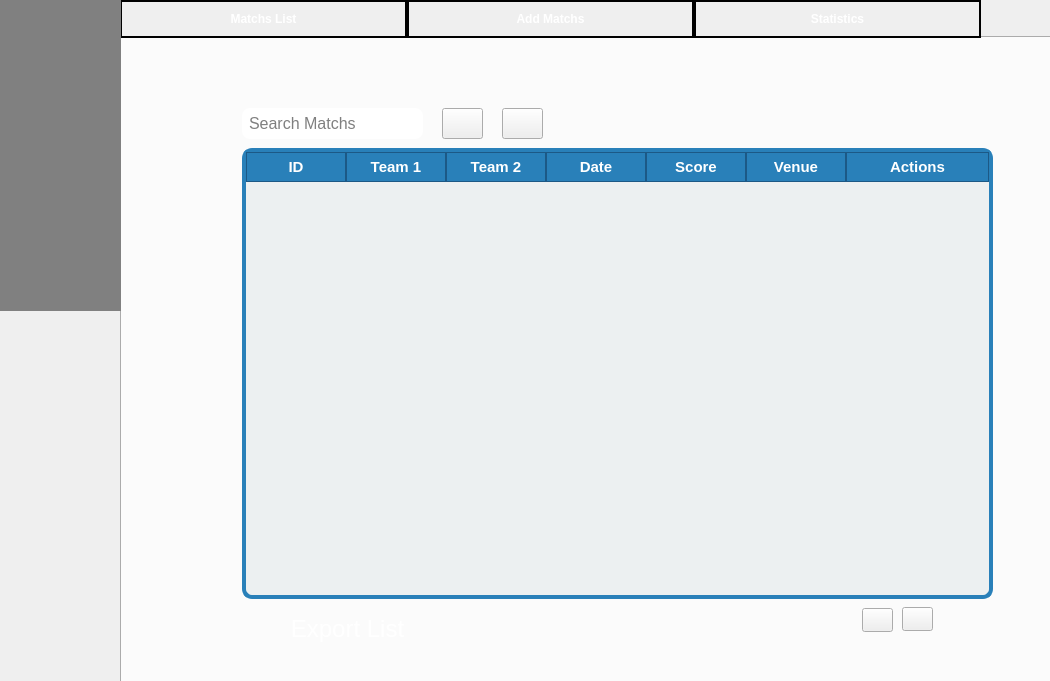
<?xml version="1.0" encoding="UTF-8"?>
<ui version="4.0">
 <class>matchPage</class>
 <widget class="QWidget" name="matchPage">
  <property name="geometry">
   <rect>
    <x>0</x>
    <y>0</y>
    <width>1050</width>
    <height>681</height>
   </rect>
  </property>
  <property name="windowTitle">
   <string>Form</string>
  </property>
  <layout class="QHBoxLayout" name="horizontalLayout" stretch="0">
   <property name="spacing">
    <number>0</number>
   </property>
   <property name="leftMargin">
    <number>0</number>
   </property>
   <property name="topMargin">
    <number>0</number>
   </property>
   <property name="rightMargin">
    <number>0</number>
   </property>
   <property name="bottomMargin">
    <number>0</number>
   </property>
   <item>
    <widget class="QWidget" name="contentArea" native="true">
     <property name="sizePolicy">
      <sizepolicy hsizetype="Expanding" vsizetype="Expanding">
       <horstretch>0</horstretch>
       <verstretch>0</verstretch>
      </sizepolicy>
     </property>
     <property name="styleSheet">
      <string notr="true">background-color: qlineargradient(spread:pad, 
                                x1:0, y1:0, x2:0, y2:1, 
                                stop:0 rgba(6, 6, 6, 255), 
                                stop:0.41 rgba(56, 50, 52, 255), 
                                stop:1 rgba(34, 33, 33, 255));;
</string>
     </property>
     <widget class="QTabWidget" name="tabWidget">
      <property name="geometry">
       <rect>
        <x>120</x>
        <y>0</y>
        <width>941</width>
        <height>691</height>
       </rect>
      </property>
      <property name="font">
       <font>
        <bold>true</bold>
       </font>
      </property>
      <property name="cursor">
       <cursorShape>PointingHandCursor</cursorShape>
      </property>
      <property name="styleSheet">
       <string notr="true">QTabBar::tab {
    background: qlineargradient(spread:pad, 
                            x1:0, y1:0, x2:1, y2:1, 
                            stop:0 rgba(255, 0, 0, 255), 
                            stop:0.41 rgba(195, 22, 58, 255), 
                            stop:1 rgba(255, 117, 0, 255));;  ;  
    color: white;
    border: 2px solid black;
    padding: 10px;
	width: 263%
	
   
}


QTabBar::tab:selected {
    background:qlineargradient(spread:pad, 
                            x1:0, y1:0, x2:1, y2:1, 
                            stop:0 rgba(0, 213, 246, 255), 
                            stop:0.18 rgba(100, 100, 138, 255), 
                            stop:1 rgba(0, 212, 255, 255));;
    color: white;
    font-weight: bold;
}

QTabBar::tab:hover {
    background: lightblue;
    color: black;
}

</string>
      </property>
      <property name="currentIndex">
       <number>0</number>
      </property>
      <widget class="QWidget" name="tab">
       <attribute name="title">
        <string>Matchs List</string>
       </attribute>
       <widget class="QLineEdit" name="searchMatchsInput">
        <property name="geometry">
         <rect>
          <x>120</x>
          <y>70</y>
          <width>181</width>
          <height>31</height>
         </rect>
        </property>
        <property name="font">
         <font>
          <family>Arial</family>
          <pointsize>-1</pointsize>
         </font>
        </property>
        <property name="styleSheet">
         <string notr="true">QLineEdit {
    background-color: white;
    border: 2px solid qlineargradient(x1: 0, y1: 0, x2: 1, y2: 1, 
                                stop: 0 rgba(255, 255, 255, 255), 
                                stop: 1 rgba(240, 240, 240, 255));;
    border-radius: 8px;
    padding: 5px;
    color: black;
    font-size: 16px;
}

/* Hover effect */
QLineEdit:hover {
    border-color: #ff3347;
}

/* Focus effect */
QLineEdit:focus {
    border-color: #ff0004;
    box-shadow: none; /* Qt stylesheets do not support box-shadow */
}
</string>
        </property>
        <property name="placeholderText">
         <string>Search Matchs</string>
        </property>
       </widget>
       <widget class="QPushButton" name="searchButton">
        <property name="geometry">
         <rect>
          <x>320</x>
          <y>70</y>
          <width>41</width>
          <height>31</height>
         </rect>
        </property>
        <property name="cursor">
         <cursorShape>PointingHandCursor</cursorShape>
        </property>
        <property name="styleSheet">
         <string notr="true">QPushButton {
background-color:qlineargradient(spread:pad, 
                            x1:0, y1:0, x2:1, y2:1, 
                            stop:0 rgba(255, 0, 0, 255), 
                            stop:0.41 rgba(195, 22, 58, 255), 
                            stop:1 rgba(255, 117, 0, 255));;  ;  

}
QPushButton:hover {
    background-color: qlineargradient(x1: 0.25, y1: 0, x2: 0.75, y2: 1, 
                            stop: 0 rgba(0, 255, 254, 255),     
                            stop: 0.26 rgba(38, 170, 196, 255), 
                            stop: 0.67 rgba(89, 85, 131, 255),
                            stop: 1 rgba(0, 238, 255, 255));  ; 
}</string>
        </property>
        <property name="text">
         <string/>
        </property>
        <property name="icon">
         <iconset>
          <normaloff>textures/searchIcon.png</normaloff>textures/searchIcon.png</iconset>
        </property>
       </widget>
       <widget class="QPushButton" name="filterButton">
        <property name="geometry">
         <rect>
          <x>380</x>
          <y>70</y>
          <width>41</width>
          <height>31</height>
         </rect>
        </property>
        <property name="cursor">
         <cursorShape>PointingHandCursor</cursorShape>
        </property>
        <property name="styleSheet">
         <string notr="true">QPushButton {
background-color:qlineargradient(spread:pad, 
                            x1:0, y1:0, x2:1, y2:1, 
                            stop:0 rgba(255, 0, 0, 255), 
                            stop:0.41 rgba(195, 22, 58, 255), 
                            stop:1 rgba(255, 117, 0, 255));;  ;  

}
QPushButton:hover {
    background-color: qlineargradient(x1: 0.25, y1: 0, x2: 0.75, y2: 1, 
                            stop: 0 rgba(0, 255, 254, 255),     
                            stop: 0.26 rgba(38, 170, 196, 255), 
                            stop: 0.67 rgba(89, 85, 131, 255),
                            stop: 1 rgba(0, 238, 255, 255));  ; 
}</string>
        </property>
        <property name="text">
         <string/>
        </property>
        <property name="icon">
         <iconset>
          <normaloff>textures/filterIcon.png</normaloff>textures/filterIcon.png</iconset>
        </property>
       </widget>
       <widget class="QPushButton" name="exportListButton">
        <property name="geometry">
         <rect>
          <x>130</x>
          <y>570</y>
          <width>191</width>
          <height>41</height>
         </rect>
        </property>
        <property name="font">
         <font>
          <pointsize>18</pointsize>
         </font>
        </property>
        <property name="cursor">
         <cursorShape>PointingHandCursor</cursorShape>
        </property>
        <property name="styleSheet">
         <string notr="true">QPushButton {
background-color:qlineargradient(spread:pad, 
                            x1:0, y1:0, x2:1, y2:1, 
                            stop:0 rgba(255, 0, 0, 255), 
                            stop:0.41 rgba(195, 22, 58, 255), 
                            stop:1 rgba(255, 117, 0, 255));;  ;  
border-radius:10px;
color:white;
}
QPushButton:hover {
    background-color:qlineargradient(x1: 0.25, y1: 0, x2: 0.75, y2: 1, 
                            stop: 0 rgba(0, 255, 254, 255),     
                            stop: 0.26 rgba(38, 170, 196, 255), 
                            stop: 0.67 rgba(89, 85, 131, 255),
                            stop: 1 rgba(0, 238, 255, 255));  
}</string>
        </property>
        <property name="text">
         <string>Export List</string>
        </property>
        <property name="icon">
         <iconset>
          <normaloff>textures/exportIcon.png</normaloff>textures/exportIcon.png</iconset>
        </property>
        <property name="iconSize">
         <size>
          <width>40</width>
          <height>50</height>
         </size>
        </property>
       </widget>
       <widget class="QTableWidget" name="tableWidget">
        <property name="geometry">
         <rect>
          <x>120</x>
          <y>110</y>
          <width>751</width>
          <height>451</height>
         </rect>
        </property>
        <property name="styleSheet">
         <string notr="true">QTableWidget {
    background-color: #ecf0f1;
    border: 4px solid #2980b9; 
    border-radius: 10px;
    gridline-color: #bdc3c7;
    font-size: 14px;
}

QTableWidget::item {
    padding: 10px;
    border-bottom: 1px solid #bdc3c7;
}

QTableWidget::item:selected {
    background-color: #3498db;
    color: white;
    font-weight: bold;
}

QTableWidget::item:hover {
    background-color: #f1c40f;
    color: black;
}

QHeaderView::section {
    background-color: #2980b9; /* Blue header */
    color: white;
    padding: 5px 5px; /* Increase horizontal padding */
    font-size: 15px;
    font-weight: bold;
    border: 1px solid #1c5986;
    min-width: 120px; /* Minimum width for each column */
}

QTableCornerButton::section {
    background-color: #2980b9;
    border: 1px solid #1c5986;
}
</string>
        </property>
        <attribute name="horizontalHeaderStretchLastSection">
         <bool>true</bool>
        </attribute>
        <column>
         <property name="text">
          <string>ID</string>
         </property>
        </column>
        <column>
         <property name="text">
          <string>Team 1</string>
         </property>
        </column>
        <column>
         <property name="text">
          <string>Team 2</string>
         </property>
        </column>
        <column>
         <property name="text">
          <string>Date</string>
         </property>
        </column>
        <column>
         <property name="text">
          <string>Score</string>
         </property>
        </column>
        <column>
         <property name="text">
          <string>Venue</string>
         </property>
        </column>
        <column>
         <property name="text">
          <string>Actions</string>
         </property>
        </column>
       </widget>
       <widget class="QPushButton" name="nextPageTable">
        <property name="geometry">
         <rect>
          <x>740</x>
          <y>570</y>
          <width>31</width>
          <height>24</height>
         </rect>
        </property>
        <property name="styleSheet">
         <string notr="true">QPushButton {background-color:qlineargradient(spread:pad, 
                            x1:0, y1:0, x2:1, y2:1, 
                            stop:0 rgba(255, 0, 0, 255), 
                            stop:0.41 rgba(195, 22, 58, 255), 
                            stop:1 rgba(255, 117, 0, 255));;  ;  
}
QPushButton:hover{
	background-color:qlineargradient(x1: 0.25, y1: 0, x2: 0.75, y2: 1, 
                            stop: 0 rgba(0, 255, 254, 255),     
                            stop: 0.26 rgba(38, 170, 196, 255), 
                            stop: 0.67 rgba(89, 85, 131, 255),
                            stop: 1 rgba(0, 238, 255, 255));  



}


</string>
        </property>
        <property name="text">
         <string/>
        </property>
        <property name="icon">
         <iconset>
          <normaloff>textures/prevIcon.png</normaloff>textures/prevIcon.png</iconset>
        </property>
       </widget>
       <widget class="QPushButton" name="prevPageTable">
        <property name="geometry">
         <rect>
          <x>780</x>
          <y>569</y>
          <width>31</width>
          <height>24</height>
         </rect>
        </property>
        <property name="styleSheet">
         <string notr="true">QPushButton {background-color:qlineargradient(spread:pad, 
                            x1:0, y1:0, x2:1, y2:1, 
                            stop:0 rgba(255, 0, 0, 255), 
                            stop:0.41 rgba(195, 22, 58, 255), 
                            stop:1 rgba(255, 117, 0, 255));;  ;  
}
QPushButton:hover{
	background-color:qlineargradient(x1: 0.25, y1: 0, x2: 0.75, y2: 1, 
                            stop: 0 rgba(0, 255, 254, 255),     
                            stop: 0.26 rgba(38, 170, 196, 255), 
                            stop: 0.67 rgba(89, 85, 131, 255),
                            stop: 1 rgba(0, 238, 255, 255));  



}


</string>
        </property>
        <property name="text">
         <string/>
        </property>
        <property name="icon">
         <iconset>
          <normaloff>textures/nextIcon.png</normaloff>textures/nextIcon.png</iconset>
        </property>
       </widget>
      </widget>
      <widget class="QWidget" name="tab_2">
       <attribute name="title">
        <string>Add Matchs</string>
       </attribute>
       <widget class="QLineEdit" name="team1">
        <property name="geometry">
         <rect>
          <x>80</x>
          <y>70</y>
          <width>301</width>
          <height>31</height>
         </rect>
        </property>
        <property name="font">
         <font>
          <family>Arial</family>
          <pointsize>-1</pointsize>
         </font>
        </property>
        <property name="styleSheet">
         <string notr="true">QLineEdit {
    background-color: white;
    padding: 5px;
    color: black;
    font-size: 16px;
}

/* Hover effect */
QLineEdit:hover {
	border:3px dashed qlineargradient(spread:pad, 
                            x1:0, y1:0, x2:1, y2:1, 
                            stop:0 rgba(255, 0, 0, 255), 
                            stop:0.41 rgba(195, 22, 58, 255), 
                            stop:1 rgba(255, 117, 0, 255));;  ;  ;
}

/* Focus effect */
QLineEdit:focus {
    border:2px solid  qlineargradient(spread:pad, 
                            x1:0, y1:0, x2:1, y2:1, 
                            stop:0 rgba(255, 0, 0, 255), 
                            stop:0.41 rgba(195, 22, 58, 255), 
                            stop:1 rgba(255, 117, 0, 255));;  ;  ;
}
</string>
        </property>
        <property name="text">
         <string/>
        </property>
        <property name="placeholderText">
         <string>Team 1</string>
        </property>
       </widget>
       <widget class="QLineEdit" name="team2">
        <property name="geometry">
         <rect>
          <x>80</x>
          <y>122</y>
          <width>301</width>
          <height>31</height>
         </rect>
        </property>
        <property name="font">
         <font>
          <family>Arial</family>
          <pointsize>-1</pointsize>
         </font>
        </property>
        <property name="styleSheet">
         <string notr="true">QLineEdit {
    background-color: white;
    padding: 5px;
    color: black;
    font-size: 16px;
}

/* Hover effect */
QLineEdit:hover {
	border:3px dashed qlineargradient(spread:pad, 
                            x1:0, y1:0, x2:1, y2:1, 
                            stop:0 rgba(255, 0, 0, 255), 
                            stop:0.41 rgba(195, 22, 58, 255), 
                            stop:1 rgba(255, 117, 0, 255));;  ;  ;
}

/* Focus effect */
QLineEdit:focus {
    border:2px solid  qlineargradient(spread:pad, 
                            x1:0, y1:0, x2:1, y2:1, 
                            stop:0 rgba(255, 0, 0, 255), 
                            stop:0.41 rgba(195, 22, 58, 255), 
                            stop:1 rgba(255, 117, 0, 255));;  ;  ;
}
</string>
        </property>
        <property name="placeholderText">
         <string>Team 2</string>
        </property>
       </widget>
       <widget class="QLineEdit" name="datematch">
        <property name="geometry">
         <rect>
          <x>80</x>
          <y>183</y>
          <width>301</width>
          <height>31</height>
         </rect>
        </property>
        <property name="font">
         <font>
          <family>Arial</family>
          <pointsize>-1</pointsize>
         </font>
        </property>
        <property name="styleSheet">
         <string notr="true">QLineEdit {
    background-color: white;
    padding: 5px;
    color: black;
    font-size: 16px;
}

/* Hover effect */
QLineEdit:hover {
	border:3px dashed qlineargradient(spread:pad, 
                            x1:0, y1:0, x2:1, y2:1, 
                            stop:0 rgba(255, 0, 0, 255), 
                            stop:0.41 rgba(195, 22, 58, 255), 
                            stop:1 rgba(255, 117, 0, 255));;  ;  ;
}

/* Focus effect */
QLineEdit:focus {
    border:2px solid  qlineargradient(spread:pad, 
                            x1:0, y1:0, x2:1, y2:1, 
                            stop:0 rgba(255, 0, 0, 255), 
                            stop:0.41 rgba(195, 22, 58, 255), 
                            stop:1 rgba(255, 117, 0, 255));;  ;  ;
}
</string>
        </property>
        <property name="placeholderText">
         <string>DateMatch</string>
        </property>
       </widget>
       <widget class="QLineEdit" name="score">
        <property name="geometry">
         <rect>
          <x>80</x>
          <y>248</y>
          <width>301</width>
          <height>31</height>
         </rect>
        </property>
        <property name="font">
         <font>
          <family>Arial</family>
          <pointsize>-1</pointsize>
         </font>
        </property>
        <property name="styleSheet">
         <string notr="true">QLineEdit {
    background-color: white;
    padding: 5px;
    color: black;
    font-size: 16px;
}

/* Hover effect */
QLineEdit:hover {
	border:3px dashed qlineargradient(spread:pad, 
                            x1:0, y1:0, x2:1, y2:1, 
                            stop:0 rgba(255, 0, 0, 255), 
                            stop:0.41 rgba(195, 22, 58, 255), 
                            stop:1 rgba(255, 117, 0, 255));;  ;  ;
}

/* Focus effect */
QLineEdit:focus {
    border:2px solid  qlineargradient(spread:pad, 
                            x1:0, y1:0, x2:1, y2:1, 
                            stop:0 rgba(255, 0, 0, 255), 
                            stop:0.41 rgba(195, 22, 58, 255), 
                            stop:1 rgba(255, 117, 0, 255));;  ;  ;
}
</string>
        </property>
        <property name="placeholderText">
         <string>score</string>
        </property>
       </widget>
       <widget class="QComboBox" name="stade">
        <property name="geometry">
         <rect>
          <x>79</x>
          <y>320</y>
          <width>301</width>
          <height>31</height>
         </rect>
        </property>
        <property name="cursor">
         <cursorShape>PointingHandCursor</cursorShape>
        </property>
        <property name="styleSheet">
         <string notr="true">QComboBox {
    background-color: white;
    padding: 5px;
    color: black;
    font-size: 16px;
    border: 2px solid transparent; /* Default border */
}

/* Drop-down arrow area */
QComboBox::drop-down {
    border: none;
    width: 30px;
   ; /* Keep background for drop-down */
    border-top-right-radius: 8px;
    border-bottom-right-radius: 8px;
    image: url(:/textures/textures/downArrowIcon.png);
}

/* Hover effect */
QComboBox:hover {
    border: 3px dashed qlineargradient(spread:pad, 
                            x1:0, y1:0, x2:1, y2:1, 
                            stop:0 rgba(255, 0, 0, 255), 
                            stop:0.41 rgba(195, 22, 58, 255), 
                            stop:1 rgba(255, 117, 0, 255));
}

/* Focus effect */
QComboBox:focus {
    border: 2px solid qlineargradient(spread:pad, 
                            x1:0, y1:0, x2:1, y2:1, 
                            stop:0 rgba(255, 0, 0, 255), 
                            stop:0.41 rgba(195, 22, 58, 255), 
                            stop:1 rgba(255, 117, 0, 255));
}

/* Style for the dropdown list */
QComboBox QAbstractItemView {
    background-color: white;
    border: 2px solid #C51D34;
    selection-background-color: #ff0004;
    selection-color: white;
    border-radius: 8px;
    color: black;
}
</string>
        </property>
        <property name="currentText">
         <string>Select Stade</string>
        </property>
        <item>
         <property name="text">
          <string>Select Stade</string>
         </property>
        </item>
        <item>
         <property name="text">
          <string>Bernabeu</string>
         </property>
        </item>
        <item>
         <property name="text">
          <string>Camp  Nou</string>
         </property>
        </item>
        <item>
         <property name="text">
          <string>Etihade</string>
         </property>
        </item>
        <item>
         <property name="text">
          <string/>
         </property>
        </item>
       </widget>
       <widget class="QPushButton" name="addMatchsButton">
        <property name="geometry">
         <rect>
          <x>350</x>
          <y>520</y>
          <width>221</width>
          <height>61</height>
         </rect>
        </property>
        <property name="font">
         <font>
          <pointsize>18</pointsize>
         </font>
        </property>
        <property name="cursor">
         <cursorShape>PointingHandCursor</cursorShape>
        </property>
        <property name="styleSheet">
         <string notr="true">QPushButton {
background-color:qlineargradient(spread:pad, 
                            x1:0, y1:0, x2:1, y2:1, 
                            stop:0 rgba(255, 0, 0, 255), 
                            stop:0.41 rgba(195, 22, 58, 255), 
                            stop:1 rgba(255, 117, 0, 255));;  ;  
border-radius:10px;
color:white;
}
QPushButton:hover {
    background-color: qlineargradient(x1: 0.25, y1: 0, x2: 0.75, y2: 1, 
                            stop: 0 rgba(0, 255, 254, 255),     
                            stop: 0.26 rgba(38, 170, 196, 255), 
                            stop: 0.67 rgba(89, 85, 131, 255),
                            stop: 1 rgba(0, 238, 255, 255));  ; 
}</string>
        </property>
        <property name="text">
         <string>Add Matchs</string>
        </property>
        <property name="icon">
         <iconset>
          <normaloff>textures/addIcon.png</normaloff>textures/addIcon.png</iconset>
        </property>
        <property name="iconSize">
         <size>
          <width>50</width>
          <height>50</height>
         </size>
        </property>
       </widget>
      </widget>
      <widget class="QWidget" name="tab_3">
       <attribute name="title">
        <string>Statistics</string>
       </attribute>
       <widget class="QSplitter" name="splitter">
        <property name="geometry">
         <rect>
          <x>50</x>
          <y>110</y>
          <width>779</width>
          <height>283</height>
         </rect>
        </property>
        <property name="orientation">
         <enum>Qt::Orientation::Horizontal</enum>
        </property>
       </widget>
      </widget>
     </widget>
     <widget class="QWidget" name="sidebar" native="true">
      <property name="geometry">
       <rect>
        <x>-30</x>
        <y>0</y>
        <width>151</width>
        <height>311</height>
       </rect>
      </property>
      <property name="styleSheet">
       <string notr="true">background:gray;</string>
      </property>
      <widget class="QPushButton" name="exitButton">
       <property name="geometry">
        <rect>
         <x>53</x>
         <y>240</y>
         <width>71</width>
         <height>71</height>
        </rect>
       </property>
       <property name="cursor">
        <cursorShape>PointingHandCursor</cursorShape>
       </property>
       <property name="styleSheet">
        <string notr="true">QPushButton {
	border:none;



}

QPushButton:hover {
    background-color: red;
	border-radius:15px;
}</string>
       </property>
       <property name="text">
        <string/>
       </property>
       <property name="icon">
        <iconset resource="resources.qrc">
         <normaloff>:/textures/textures/exitIcon.png</normaloff>:/textures/textures/exitIcon.png</iconset>
       </property>
       <property name="iconSize">
        <size>
         <width>50</width>
         <height>50</height>
        </size>
       </property>
      </widget>
      <widget class="QPushButton" name="homeButton">
       <property name="geometry">
        <rect>
         <x>50</x>
         <y>10</y>
         <width>75</width>
         <height>61</height>
        </rect>
       </property>
       <property name="cursor">
        <cursorShape>PointingHandCursor</cursorShape>
       </property>
       <property name="styleSheet">
        <string notr="true">QPushButton {
	border:none;



}

QPushButton:hover {
    background-color: white;
	border-radius:15px;
}</string>
       </property>
       <property name="text">
        <string/>
       </property>
       <property name="icon">
        <iconset resource="resources.qrc">
         <normaloff>:/textures/textures/homeIcon.png</normaloff>:/textures/textures/homeIcon.png</iconset>
       </property>
       <property name="iconSize">
        <size>
         <width>50</width>
         <height>50</height>
        </size>
       </property>
      </widget>
      <widget class="QPushButton" name="aboutButton">
       <property name="geometry">
        <rect>
         <x>50</x>
         <y>170</y>
         <width>71</width>
         <height>61</height>
        </rect>
       </property>
       <property name="cursor">
        <cursorShape>PointingHandCursor</cursorShape>
       </property>
       <property name="styleSheet">
        <string notr="true">QPushButton {
	border:none;



}

QPushButton:hover {
    background-color: lime;
	border-radius:15px;
}</string>
       </property>
       <property name="text">
        <string/>
       </property>
       <property name="icon">
        <iconset resource="resources.qrc">
         <normaloff>:/textures/textures/aboutIcon.png</normaloff>:/textures/textures/aboutIcon.png</iconset>
       </property>
       <property name="iconSize">
        <size>
         <width>50</width>
         <height>50</height>
        </size>
       </property>
      </widget>
      <widget class="QPushButton" name="notifButton">
       <property name="geometry">
        <rect>
         <x>50</x>
         <y>90</y>
         <width>75</width>
         <height>71</height>
        </rect>
       </property>
       <property name="cursor">
        <cursorShape>PointingHandCursor</cursorShape>
       </property>
       <property name="styleSheet">
        <string notr="true">QPushButton {
	border:none;



}

QPushButton:hover {
    background-color: yellow;
	border-radius:15px;
}</string>
       </property>
       <property name="text">
        <string/>
       </property>
       <property name="icon">
        <iconset resource="resources.qrc">
         <normaloff>:/textures/textures/notifsIcon.png</normaloff>:/textures/textures/notifsIcon.png</iconset>
       </property>
       <property name="iconSize">
        <size>
         <width>50</width>
         <height>50</height>
        </size>
       </property>
      </widget>
     </widget>
    </widget>
   </item>
  </layout>
 </widget>
 <resources>
  <include location="resources.qrc"/>
 </resources>
 <connections/>
</ui>
